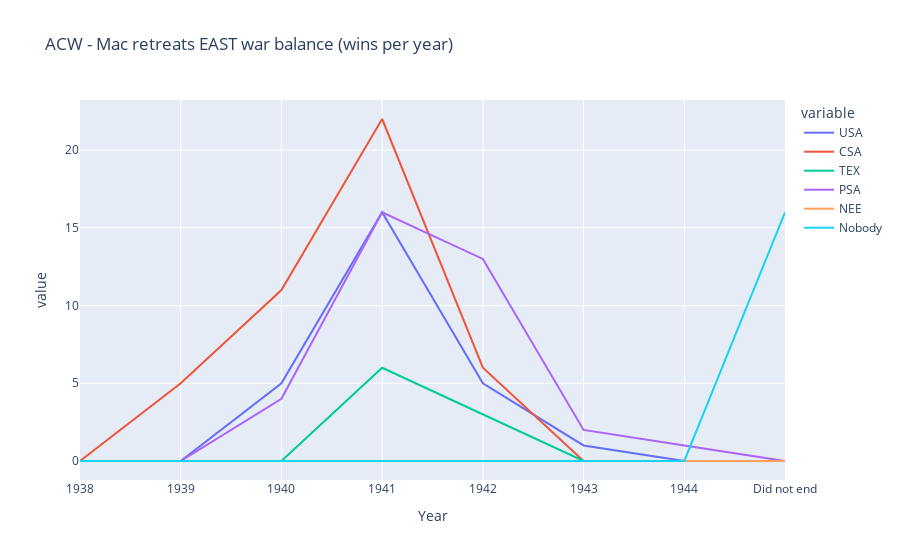

The notebook cell this image was saved under:
### Markdown cell above
# ACW - Mac Retreats EAST

### Code cell
import_doc_wr_over_time = pd.DataFrame(columns=["Year", "USA", "CSA", "TEX", "PSA", "NEE", "Nobody"])

for i in import_doc["When did the American Civil War end?"].value_counts().index:
    usa = len(import_doc[import_doc["When did the American Civil War end?"] == i][import_doc["If MacArthur retreated EAST, who won the ACW?"] == 'USA'])
    csa = len(import_doc[import_doc["When did the American Civil War end?"] == i][import_doc["If MacArthur retreated EAST, who won the ACW?"] == 'CSA'])
    tex = len(import_doc[import_doc["When did the American Civil War end?"] == i][import_doc["If MacArthur retreated EAST, who won the ACW?"] == 'TEX'])
    psa = len(import_doc[import_doc["When did the American Civil War end?"] == i][import_doc["If MacArthur retreated EAST, who won the ACW?"] == 'PSA'])
    nee = len(import_doc[import_doc["When did the American Civil War end?"] == i][import_doc["If MacArthur retreated EAST, who won the ACW?"] == 'NEE'])
    nobody = len(import_doc[import_doc["When did the American Civil War end?"] == i][import_doc["If MacArthur retreated EAST, who won the ACW?"] == 'Nobody'])
    new_row = pd.Series({"Year": i, "USA": usa, "CSA": csa, "TEX": tex, "PSA": psa, "NEE": nee,  "Nobody": nobody})
    import_doc_wr_over_time = import_doc_wr_over_time.append(new_row, ignore_index=True)

print(prepared_data := import_doc_wr_over_time.sort_values('Year'))
px.line(data_frame=prepared_data, x='Year', y=["USA", "CSA", "TEX", "PSA", "NEE", "Nobody"], labels={'x':'Date', 'y':"Country"}, title="ACW - Mac retreats EAST war balance (wins per year)")

### Figure 1 — Plotly figure (JSON) as saved in the notebook; plotly's stock layout.template omitted (floating-point values rounded to 4 significant figures)
{"data": [{"hovertemplate": "variable=USA<br>Year=%{x}<br>value=%{y}<extra></extra>", "legendgroup": "USA", "line": {"color": "#636efa", "dash": "solid"}, "marker": {"symbol": "circle"}, "mode": "lines", "name": "USA", "orientation": "v", "showlegend": true, "type": "scatter", "x": ["1938", "1939", "1940", "1941", "1942", "1943", "1944", "Did not end"], "xaxis": "x", "y": [0, 0, 5, 16, 5, 1, 0, 0], "yaxis": "y"}, {"hovertemplate": "variable=CSA<br>Year=%{x}<br>value=%{y}<extra></extra>", "legendgroup": "CSA", "line": {"color": "#EF553B", "dash": "solid"}, "marker": {"symbol": "circle"}, "mode": "lines", "name": "CSA", "orientation": "v", "showlegend": true, "type": "scatter", "x": ["1938", "1939", "1940", "1941", "1942", "1943", "1944", "Did not end"], "xaxis": "x", "y": [0, 5, 11, 22, 6, 0, 0, 0], "yaxis": "y"}, {"hovertemplate": "variable=TEX<br>Year=%{x}<br>value=%{y}<extra></extra>", "legendgroup": "TEX", "line": {"color": "#00cc96", "dash": "solid"}, "marker": {"symbol": "circle"}, "mode": "lines", "name": "TEX", "orientation": "v", "showlegend": true, "type": "scatter", "x": ["1938", "1939", "1940", "1941", "1942", "1943", "1944", "Did not end"], "xaxis": "x", "y": [0, 0, 0, 6, 3, 0, 0, 0], "yaxis": "y"}, {"hovertemplate": "variable=PSA<br>Year=%{x}<br>value=%{y}<extra></extra>", "legendgroup": "PSA", "line": {"color": "#ab63fa", "dash": "solid"}, "marker": {"symbol": "circle"}, "mode": "lines", "name": "PSA", "orientation": "v", "showlegend": true, "type": "scatter", "x": ["1938", "1939", "1940", "1941", "1942", "1943", "1944", "Did not end"], "xaxis": "x", "y": [0, 0, 4, 16, 13, 2, 1, 0], "yaxis": "y"}, {"hovertemplate": "variable=NEE<br>Year=%{x}<br>value=%{y}<extra></extra>", "legendgroup": "NEE", "line": {"color": "#FFA15A", "dash": "solid"}, "marker": {"symbol": "circle"}, "mode": "lines", "name": "NEE", "orientation": "v", "showlegend": true, "type": "scatter", "x": ["1938", "1939", "1940", "1941", "1942", "1943", "1944", "Did not end"], "xaxis": "x", "y": [0, 0, 0, 0, 0, 0, 0, 0], "yaxis": "y"}, {"hovertemplate": "variable=Nobody<br>Year=%{x}<br>value=%{y}<extra></extra>", "legendgroup": "Nobody", "line": {"color": "#19d3f3", "dash": "solid"}, "marker": {"symbol": "circle"}, "mode": "lines", "name": "Nobody", "orientation": "v", "showlegend": true, "type": "scatter", "x": ["1938", "1939", "1940", "1941", "1942", "1943", "1944", "Did not end"], "xaxis": "x", "y": [0, 0, 0, 0, 0, 0, 0, 16], "yaxis": "y"}], "layout": {"legend": {"title": {"text": "variable"}, "tracegroupgap": 0}, "title": {"text": "ACW - Mac retreats EAST war balance (wins per year)"}, "xaxis": {"anchor": "y", "domain": [0, 1], "title": {"text": "Year"}}, "yaxis": {"anchor": "x", "domain": [0, 1], "title": {"text": "value"}}}}
